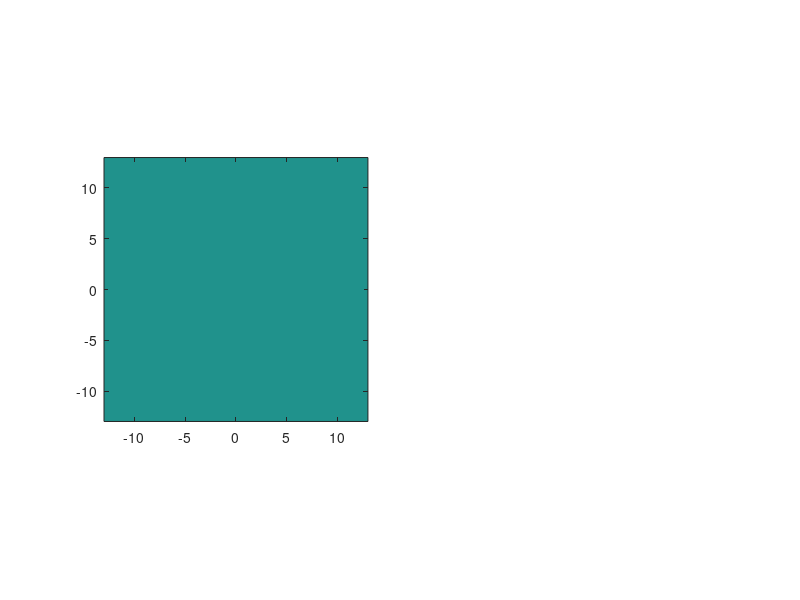

This chart was generated by the following MATLAB code: (Note: this script raises an error after producing the figure.)
% =========================================================================
% COMPLETE: GPE Quantum Swarm Navigation (Cinematic Smooth + Slow Target Edition)
% Cluttered Environment Strategy with Dynamically Moving Goal & Dual Figures
% =========================================================================
clear; clc; close all;

%% 1. Grid & Environment Setup
N = 200;                
L = 100;%<-------------------------                 
x = linspace(-L/2, L/2, N);
y = linspace(-L/2, L/2, N);
dx = x(2) - x(1);
dy = y(2) - y(1);
[X, Y] = meshgrid(x, y);
kx = (2*pi/L) * [0:N/2-1, -N/2:-1]; 
[KX, KY] = meshgrid(kx, kx);
K2 = KX.^2 + KY.^2;     

%% 2. Physics & Swarm Parameters (OPTIMIZED FOR SMOOTHNESS)
hbar = 1;               
m = 1;                  
g = 55.0;               
dt_wave = 0.005;        
dt_drone = 0.05;        
density_thresh = 1e-3;  
arrival_radius = 0.8;   

% --- OPTIMIZED SMOOTHING TUNERS ---
max_total_v = 6.0;      
max_force = 4.5;        
drone_inertia = 0.92;   
k_rep_obs = 140.0;      
classical_speed = 3.0;  
quantum_gain = 3.5;     

% --- SWARM SEPARATION TUNERS ---
k_rep_drone = 35.0;     
d_drone = 1.40;         

%% 3. Narrow Passage, Center Drone Setup & Moving Goal Definitions
start_x = -10; start_y = -10;
obs_amp = 700;
V_room = zeros(N, N);

% Vertical divider walls at x = 0 creating a central corridor gap
wall_y_top = 3.5:1.2:12;       
wall_y_bottom = -12:1.2:-2.5;   
center_drone_coords = [0, 0]; 
clutter_centers = [ ...
    zeros(length(wall_y_top), 1), wall_y_top'; ...
    zeros(length(wall_y_bottom), 1), wall_y_bottom'; ...
    center_drone_coords ... 
];
clutter_radius = 0.45; 
for k = 1:size(clutter_centers, 1)
    cx = clutter_centers(k, 1);
    cy = clutter_centers(k, 2);
    V_room = V_room + obs_amp * exp(-((X - cx).^2 + (Y - cy).^2) / (2 * clutter_radius^2));
end
V_bound = 120 * (abs(X) > L/2 - 2) + 120 * (abs(Y) > L/2 - 2);

% --- INITIAL SWARM DEFINITION ---
num_drones = 1; 
drones = [start_x + randn(num_drones,1)*0.7, start_y + randn(num_drones,1)*0.7];
drone_vel = zeros(num_drones, 2); 
max_trail_len = 20;
trail_hist_x = repmat(drones(:,1), 1, max_trail_len);
trail_hist_y = repmat(drones(:,2), 1, max_trail_len);

% Telemetry metrics logging arrays
max_steps = 2800;
time_hist = 1:max_steps;
min_drone_dist_hist = NaN(1, max_steps);
min_obs_dist_hist = NaN(1, max_steps);

% Initialize Wave Function centered on starting drone swarm location
psi = exp(-((X - start_x).^2 + (Y - start_y).^2) / 4.0);
psi = 0.0*psi / sqrt(trapz(y, trapz(x, abs(psi).^2, 2)));

%% 4. Separate Windows Canvas Initialization
% --- FIGURE 1: Arena Flight Tracker Display ---
figArena = figure('Name', 'GPE Control Center: Dynamic Track Mode', 'Color', 'w', 'Position', [50, 400, 1100, 500]);
% Subplot 1: Density Field
ax1 = subplot(1, 2, 1);
density_plot = imagesc(x, y, abs(psi).^2);
set(ax1, 'YDir', 'normal', 'Layer', 'top'); hold on; axis equal; xlim([-13 13]); ylim([-13 13]);
colormap(ax1, flipud(parula)); colorbar(ax1);
grid(ax1, 'on'); ax1.GridColor = 'w'; ax1.GridAlpha = 0.15;
title('Arena Flight Space: Density Projection', 'FontSize', 11, 'FontWeight', 'bold');
for k = 1:size(clutter_centers, 1)
    if all(clutter_centers(k, :) == [0, 0])
        rectangle('Position', [clutter_centers(k,1)-clutter_radius, clutter_centers(k,2)-clutter_radius, clutter_radius*2, clutter_radius*2], ...
                  'Curvature', [1 1], 'FaceColor', [0.63 0.08 0.18], 'EdgeColor', 'w', 'LineWidth', 1, 'Parent', ax1);
    else
        rectangle('Position', [clutter_centers(k,1)-clutter_radius, clutter_centers(k,2)-clutter_radius, clutter_radius*2, clutter_radius*2], ...
                  'Curvature', [1 1], 'FaceColor', [0.15 0.15 0.18], 'EdgeColor', 'none', 'Parent', ax1);
    end
end
trail_plots = plot(NaN, NaN, 'Color', [0.93 0.69 0.13 0.35], 'LineWidth', 1.1, 'Parent', ax1); 
goal_p1 = plot(NaN, NaN, 'gp', 'MarkerSize', 14, 'MarkerFaceColor', 'g', 'MarkerEdgeColor', 'k');
drone_p1 = plot(drones(:,1), drones(:,2), 'wo', 'MarkerSize', 5.0, 'MarkerFaceColor', [0.85 0.33 0.10], 'MarkerEdgeColor', 'w');

% Subplot 2: Phase Map & Vectors
ax2 = subplot(1, 2, 2);
phase_plot = imagesc(x, y, angle(psi));
set(ax2, 'YDir', 'normal', 'Layer', 'top'); hold on; axis equal; xlim([-13 13]); ylim([-13 13]);
colormap(ax2, hsv); colorbar(ax2);
grid(ax2, 'on'); ax2.GridColor = 'k'; ax2.GridAlpha = 0.1;
title('Velocity Flows & Phase Gradient', 'FontSize', 11, 'FontWeight', 'bold');
contour(ax2, X, Y, V_room, [150 150], 'LineColor', [0.3 0.3 0.3], 'LineWidth', 1.5);
q_skip = 6; 
X_q = X(1:q_skip:end, 1:q_skip:end); Y_q = Y(1:q_skip:end, 1:q_skip:end);
quiver_plot = quiver(X_q, Y_q, zeros(size(X_q)), zeros(size(X_q)), 1.2, 'w', 'LineWidth', 0.8, 'Parent', ax2);
goal_p2 = plot(NaN, NaN, 'kp', 'MarkerSize', 12, 'MarkerFaceColor', 'w', 'MarkerEdgeColor', 'k');
drone_p2 = plot(drones(:,1), drones(:,2), 'ko', 'MarkerSize', 4.0, 'MarkerFaceColor', 'k', 'MarkerEdgeColor', 'w');

% --- FIGURE 2: Safety Telemetry Dashboard ---
figTelemetry = figure('Name', 'GPE Control Center: Safety Telemetry Dashboard', 'Color', 'w', 'Position', [50, 50, 1100, 300]);
ax3 = axes('Parent', figTelemetry);
hold(ax3, 'on'); grid(ax3, 'on'); box(ax3, 'on');
xlim(ax3, [0 max_steps]); ylim(ax3, [0 5.0]);
xlabel(ax3, 'Timeline Frame (t)'); ylabel(ax3, 'Clearance Distance (meters)');
title(ax3, 'Real-time Distance Profiler (Inter-drone & Obstacle Proximity)', 'FontSize', 11, 'FontWeight', 'bold');
line_drone = plot(ax3, time_hist, min_drone_dist_hist, 'Color', [0.85 0.33 0.1], 'LineWidth', 1.6, 'DisplayName', 'Minimum Inter-Drone Separation');
line_obs   = plot(ax3, time_hist, min_obs_dist_hist, 'Color', [0 0.45 0.74], 'LineWidth', 1.6, 'DisplayName', 'Minimum Obstacle Clearance');
yline(ax3, d_drone, '--r', 'Drone Threshold Boundary', 'LineWidth', 1.2, 'LabelHorizontalAlignment', 'right');
legend(ax3, 'Location', 'northeast');

%% 5. Main Simulation Loop
for t = 1:max_steps
    
    % --- DYNAMIC DRONE INJECTION MECHANISM ---
    if mod(t, 100) == 0
        num_drones = num_drones + 1;
        
        % Spawn a new drone back near the home launch point (-10, -8)
        new_spawn = [start_x + randn()*0.3, start_y + randn()*0.3];
        drones = [drones; new_spawn];
        
        % Initialize new row vectors tracking state for the new drone
        drone_vel = [drone_vel; 0, 0];
        trail_hist_x = [trail_hist_x; repmat(new_spawn(1), 1, max_trail_len)];
        trail_hist_y = [trail_hist_y; repmat(new_spawn(2), 1, max_trail_len)];
    end
    
    % --- A. Update Dynamic Target Mechanics (Lissajous Exploration Vector) ---
    % SLOWED: Lower time coefficients reduce target sweeping speed across the canvas
    goal_x = 9.5 * sin(0.007 * t + 0.3);
    goal_y = 8.5 * sin(0.00 * t);
    
    % --- B. Quantum Guide Potential Mapping ---
    V_target_well = -15.0 * exp(-((X - goal_x).^2 + (Y - goal_y).^2) / 18.0);
    V = V_room + V_target_well - 1i * V_bound; 
    
    % --- C. Wave Evolution Split Step Implementation ---
    density = abs(psi).^2;
    psi = psi .* exp(-1i * (V + g * density) * (dt_wave / 2) / hbar);
    
    psi_k = fft2(psi);
    psi_k = psi_k .* exp(-1i * (hbar^2 / (2*m)) * K2 * dt_wave / hbar);
    psi = ifft2(psi_k);
    
    density = abs(psi).^2;
    psi = psi .* exp(-1i * (V + g * density) * (dt_wave / 2) / hbar);
    
    % --- D. Phase Flow Extractions ---
    [dpsi_dx, dpsi_dy] = gradient(psi, dx, dy);
    Jx = imag(conj(psi) .* dpsi_dx); Jy = imag(conj(psi) .* dpsi_dy);
    
    vx_field = zeros(N, N); vy_field = zeros(N, N);
    mask = density > density_thresh;
    vx_field(mask) = (hbar / m) * (Jx(mask) ./ density(mask));
    vy_field(mask) = (hbar / m) * (Jy(mask) ./ density(mask));
    
    max_v_quantum = 16.0;
    speed_field = sqrt(vx_field.^2 + vy_field.^2);
    too_fast = speed_field > max_v_quantum;
    vx_field(too_fast) = vx_field(too_fast) ./ speed_field(too_fast) * max_v_quantum;
    vy_field(too_fast) = vy_field(too_fast) ./ speed_field(too_fast) * max_v_quantum;
    
    % --- E. Drone Swarm Updates ---
    target_vx = interp2(X, Y, vx_field, drones(:,1), drones(:,2), 'linear', 0);
    target_vy = interp2(X, Y, vy_field, drones(:,1), drones(:,2), 'linear', 0);
    
    frame_min_drone_dist = Inf;
    frame_min_obs_dist = Inf;
    
    for i = 1:num_drones
        dir_to_goal = [goal_x, goal_y] - drones(i,:);
        dist_to_goal = norm(dir_to_goal);
        
        % 1. Classical Vector
        v_classical_x = classical_speed * (dir_to_goal(1) / max(dist_to_goal, 0.1));
        v_classical_y = classical_speed * (dir_to_goal(2) / max(dist_to_goal, 0.1));
        
        % 2. Quantum Fluid Field Guidance
        v_quantum_x = target_vx(i) * quantum_gain;
        v_quantum_y = target_vy(i) * quantum_gain;
        
        % 3. Smooth Drone-to-Drone Separation Forces & Telemetry Tracking
        v_rep_x = 0; v_rep_y = 0;
        for j = 1:num_drones
            if i ~= j
                diff_vec = drones(i,:) - drones(j,:);
                dist_to_drone = norm(diff_vec);
                
                if dist_to_drone < frame_min_drone_dist
                    frame_min_drone_dist = dist_to_drone;
                end
                
                if dist_to_drone < d_drone && dist_to_drone > 0.05
                    rep_mag = k_rep_drone * (1/dist_to_drone - 1/d_drone) / (dist_to_drone + 0.1);
                    v_rep_x = v_rep_x + rep_mag * (diff_vec(1) / dist_to_drone);
                    v_rep_y = v_rep_y + rep_mag * (diff_vec(2) / dist_to_drone);
                end
            end
        end
        
        % 4. Smooth Obstacle Avoidance Field & Telemetry Tracking
        v_obs_x = 0; v_obs_y = 0;
        for k = 1:size(clutter_centers, 1)
            diff_obs = drones(i,:) - clutter_centers(k,:);
            dist_to_obs = norm(diff_obs);
            
            current_surface_dist = max(0, dist_to_obs - clutter_radius);
            if current_surface_dist < frame_min_obs_dist
                frame_min_obs_dist = current_surface_dist;
            end
            
            min_dist = clutter_radius + 0.2;
            if dist_to_obs < min_dist + 1.0 
                obs_push = k_rep_obs * exp(-(dist_to_obs - min_dist) * 3.0);
                v_obs_x = v_obs_x + obs_push * (diff_obs(1) / max(dist_to_obs, 0.01));
                v_obs_y = v_obs_y + obs_push * (diff_obs(2) / max(dist_to_obs, 0.01));
            end
        end
        
        % Combine intended targets into a steering force framework
        desired_vx = v_classical_x + v_quantum_x + v_rep_x + v_obs_x;
        desired_vy = v_classical_y + v_quantum_y + v_rep_y + v_obs_y;
        
        % Calculate steering force vector
        steer_x = desired_vx - drone_vel(i,1);
        steer_y = desired_vy - drone_vel(i,2);
        
        % Smoothly clip steering force magnitude 
        steer_norm = sqrt(steer_x^2 + steer_y^2);
        if steer_norm > max_force
            steer_x = (steer_x / steer_norm) * max_force;
            steer_y = (steer_y / steer_norm) * max_force;
        end
        
        % Integrate velocity with momentum smoothing
        drone_vel(i,1) = drone_vel(i,1) * drone_inertia + steer_x * (1 - drone_inertia);
        drone_vel(i,2) = drone_vel(i,2) * drone_inertia + steer_y * (1 - drone_inertia);
        
        % Cap final speed magnitude safely
        total_speed = sqrt(drone_vel(i,1)^2 + drone_vel(i,2)^2);
        if total_speed > max_total_v
            drone_vel(i,1) = (drone_vel(i,1) / total_speed) * max_total_v;
            drone_vel(i,2) = (drone_vel(i,2) / total_speed) * max_total_v;
        end
        
        % Position updates dynamically across frames
        drones(i,1) = drones(i,1) + drone_vel(i,1) * dt_drone;
        drones(i,2) = drones(i,2) + drone_vel(i,2) * dt_drone;
        
        % Soft boundary clamp fallback to keep drone within visual arena bounds
        drones(i,1) = max(-L/2+0.5, min(L/2-0.5, drones(i,1)));
        drones(i,2) = max(-L/2+0.5, min(L/2-0.5, drones(i,2)));
    end
    
    % Store metrics into history arrays
    min_drone_dist_hist(t) = frame_min_drone_dist;
    min_obs_dist_hist(t) = frame_min_obs_dist;
    
    trail_hist_x = [drones(:,1), trail_hist_x(:, 1:end-1)];
    trail_hist_y = [drones(:,2), trail_hist_y(:, 1:end-1)];
    
    % --- F. Fluid Smooth Renderer Sampling ---
    if mod(t, 2) == 0
        % Update Figure 1 (Arena)
        if ishandle(figArena)
            set(density_plot, 'CData', density);
            set(drone_p1, 'XData', drones(:,1), 'YData', drones(:,2));
            set(goal_p1, 'XData', goal_x, 'YData', goal_y);
            
            t_x = [trail_hist_x, NaN(num_drones, 1)]'; t_y = [trail_hist_y, NaN(num_drones, 1)]';
            set(trail_plots, 'XData', t_x(:), 'YData', t_y(:));
            
            set(phase_plot, 'CData', angle(psi));
            set(drone_p2, 'XData', drones(:,1), 'YData', drones(:,2));
            set(goal_p2, 'XData', goal_x, 'YData', goal_y);
            set(quiver_plot, 'UData', vx_field(1:q_skip:end, 1:q_skip:end), 'VData', vy_field(1:q_skip:end, 1:q_skip:end));
        end
        
        % Update Figure 2 (Telemetry Lines)
        if ishandle(figTelemetry)
            set(line_drone, 'YData', min_drone_dist_hist);
            set(line_obs, 'YData', min_obs_dist_hist);
        end
        
        drawnow;
    end
    
end

%% 6. Finalization & Image Export
if ishandle(figTelemetry)
    fprintf('\n>> Exporting finalized distance metrics dashboard view to directory...\n');
    exportgraphics(figTelemetry, 'final_safety_telemetry.png', 'Resolution', 300);
    fprintf('>> Success! File saved as "final_safety_telemetry.png"\n');
end
